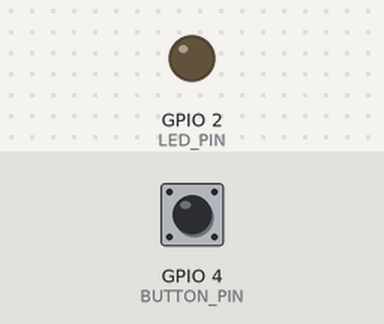
A program run on a simulated ESP32. Parts: output pins drawn as LEDs (lit = HIGH). The test bench sets the inputs (shaded band); at power-on: GPIO 4 (BUTTON_PIN) HIGH.

Above: at 1.2 s.
1.3 s: GPIO 4 (BUTTON_PIN) pulled LOW for 0.15 s
At 2.5 s:
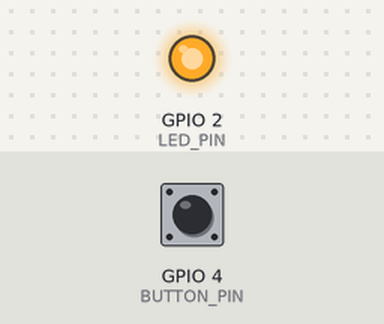
2.9 s: GPIO 4 (BUTTON_PIN) pulled LOW for 1 s
At 3.8 s:
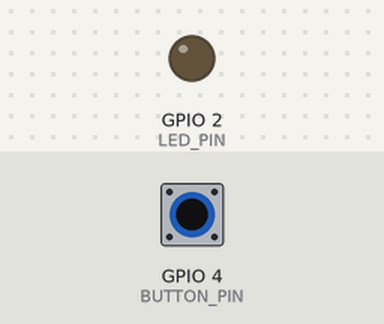
5.4 s: GPIO 4 (BUTTON_PIN) pulled LOW for 3.2 s
At 6.9 s:
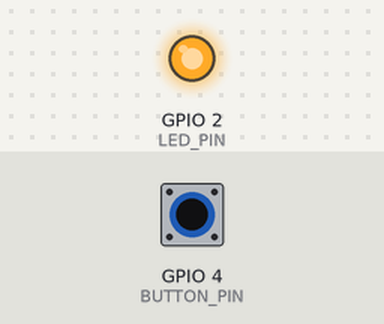
Timing chart, 0 to 8.4 s (numbered marks = the images above; inputs shaded):
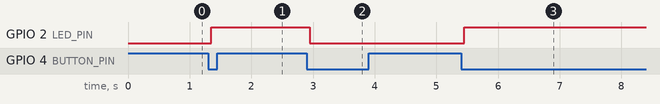

Measured:
- after the input at 1.3 s, GPIO 2 (LED_PIN): LOW → HIGH after 0.05 s
- after the input at 2.9 s, GPIO 2 (LED_PIN): HIGH → LOW after 0.05 s
- after the input at 5.4 s, GPIO 2 (LED_PIN): LOW → HIGH after 0.05 s

The program:

main.cpp
```cpp
//amna iman
//23-ntu-cs-1015

#include <Arduino.h>
#include "esp32-hal-timer.h"

#define LED_PIN 2
#define BUTTON_PIN 4
#define DEBOUNCE_MS 50
#define DEBOUNCE_US (DEBOUNCE_MS * 1000UL)

hw_timer_t* debounceTimer = nullptr;
volatile bool debounceActive = false;

void IRAM_ATTR onDebounceTimer() {
  if (digitalRead(BUTTON_PIN) == LOW) {
    digitalWrite(LED_PIN, !digitalRead(LED_PIN));
  }
  debounceActive = false;
}

void IRAM_ATTR onButtonISR() {
  if (!debounceActive) {
    debounceActive = true;
    // Set the timer alarm for debounce delay
    timerWrite(debounceTimer, 0); // reset counter
    timerAlarmWrite(debounceTimer, DEBOUNCE_US, false);
    timerAlarmEnable(debounceTimer);
  }
}

void setup() {
  pinMode(LED_PIN, OUTPUT);
  digitalWrite(LED_PIN, LOW);

  pinMode(BUTTON_PIN, INPUT_PULLUP);
  attachInterrupt(BUTTON_PIN, onButtonISR, FALLING);

  // timerBegin(timer number 0-3, prescaler, countUp)
  debounceTimer = timerBegin(0, 80, true); // 80 prescaler => 1 tick = 1 µs at 80 MHz CPU
  timerAttachInterrupt(debounceTimer, &onDebounceTimer, true);
}

void loop() {
}
```
